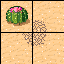

This is a level from a 2D game, rendered from its Tiled map with the project's own tilesets. A one-line summary and the complete map file follow:
An orthogonal 2x2 tile map with 32x32 px tiles, 2 tile layers (Ground, Wall).

<map version="1.0" tiledversion="1.0.2" orientation="orthogonal" renderorder="right-down" width="2" height="2" tilewidth="32" tileheight="32" nextobjectid="1">
 <tileset firstgid="1" source="Sample.tsx" />
 <layer name="Ground" width="2" height="2">
  <data encoding="csv">
6,8,
22,24
</data>
 </layer>
 <layer name="Wall" width="2" height="2">
  <data encoding="csv">
31,0,
0,0
</data>
 </layer>
</map>
